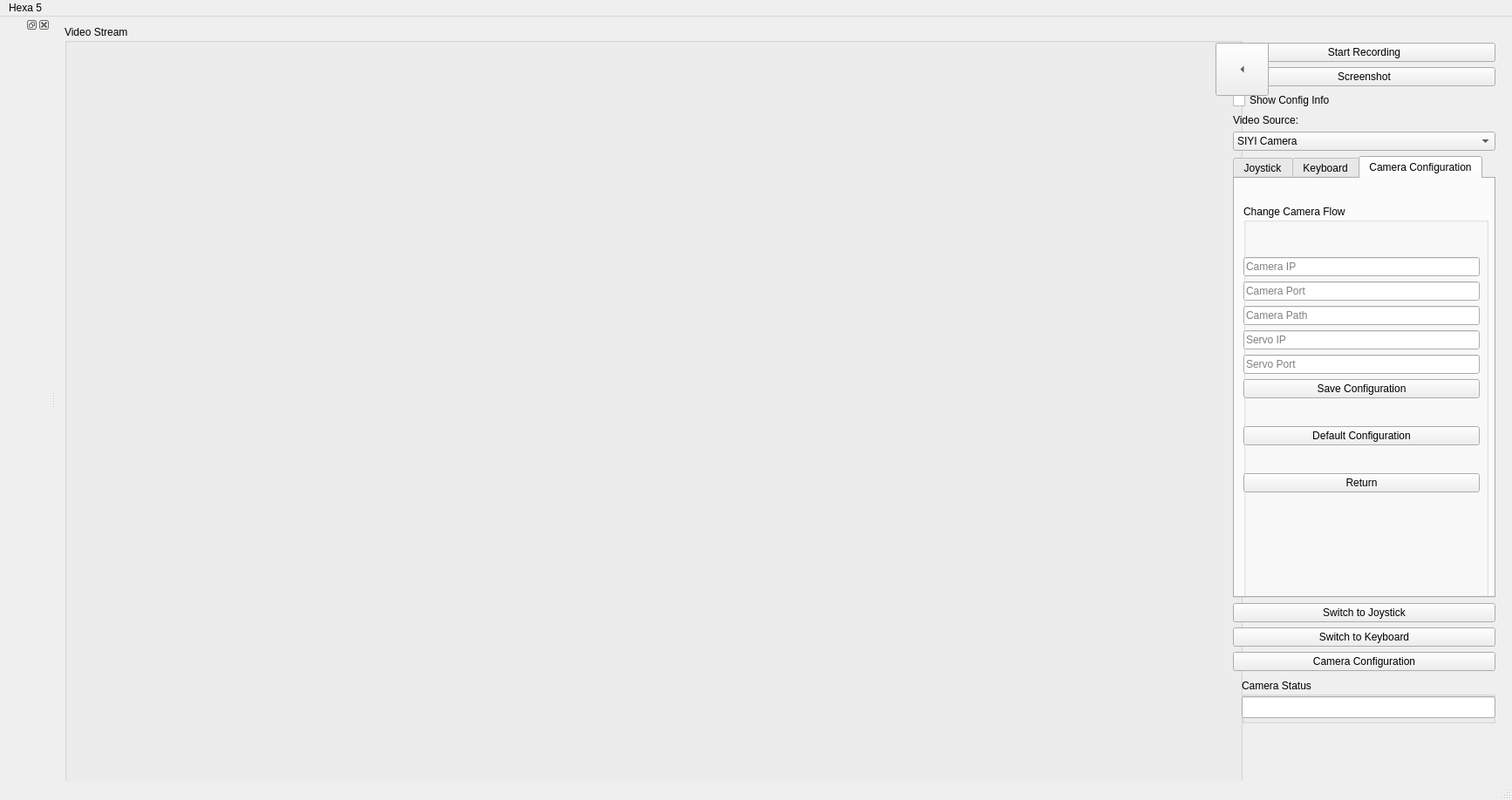
<?xml version="1.0" encoding="UTF-8"?>
<ui version="4.0">
 <class>MainWindow</class>
 <widget class="QMainWindow" name="MainWindow">
  <property name="geometry">
   <rect>
    <x>0</x>
    <y>0</y>
    <width>1734</width>
    <height>918</height>
   </rect>
  </property>
  <property name="maximumSize">
   <size>
    <width>16777215</width>
    <height>16777215</height>
   </size>
  </property>
  <property name="focusPolicy">
   <enum>Qt::FocusPolicy::NoFocus</enum>
  </property>
  <property name="windowTitle">
   <string>MainWindow</string>
  </property>
  <widget class="QWidget" name="centralwidget">
   <widget class="QWidget" name="controlsContainer" native="true">
    <property name="geometry">
     <rect>
      <x>1350</x>
      <y>30</y>
      <width>311</width>
      <height>891</height>
     </rect>
    </property>
    <property name="sizePolicy">
     <sizepolicy hsizetype="Preferred" vsizetype="Preferred">
      <horstretch>0</horstretch>
      <verstretch>0</verstretch>
     </sizepolicy>
    </property>
    <widget class="QWidget" name="verticalLayoutWidget_9">
     <property name="geometry">
      <rect>
       <x>0</x>
       <y>0</y>
       <width>301</width>
       <height>721</height>
      </rect>
     </property>
     <layout class="QVBoxLayout" name="verticalLayout_9">
      <item>
       <widget class="QPushButton" name="RecordButton">
        <property name="text">
         <string>Start Recording</string>
        </property>
       </widget>
      </item>
      <item>
       <widget class="QPushButton" name="ScreenshotButton">
        <property name="text">
         <string>Screenshot</string>
        </property>
       </widget>
      </item>
      <item>
       <widget class="QCheckBox" name="showConfigCheckBox">
        <property name="text">
         <string>Show Config Info</string>
        </property>
       </widget>
      </item>
      <item>
       <widget class="QLabel" name="videoSourceLabel">
        <property name="text">
         <string>Video Source:</string>
        </property>
       </widget>
      </item>
      <item>
       <widget class="QComboBox" name="videoSourceComboBox">
        <property name="toolTip">
         <string>Select active video source</string>
        </property>
        <item>
         <property name="text">
          <string>SIYI Camera</string>
         </property>
        </item>
        <item>
         <property name="text">
          <string>AI Camera</string>
         </property>
        </item>
       </widget>
      </item>
      <item>
       <widget class="QTabWidget" name="tabWidget">
        <property name="toolTip">
         <string/>
        </property>
        <property name="currentIndex">
         <number>2</number>
        </property>
        <widget class="QWidget" name="tabWidgetPage1">
         <attribute name="title">
          <string>Joystick</string>
         </attribute>
         <widget class="QGroupBox" name="groupBox_2">
          <property name="geometry">
           <rect>
            <x>20</x>
            <y>20</y>
            <width>261</width>
            <height>291</height>
           </rect>
          </property>
          <property name="title">
           <string>Axes</string>
          </property>
          <property name="flat">
           <bool>false</bool>
          </property>
          <widget class="QWidget" name="verticalLayoutWidget_2">
           <property name="geometry">
            <rect>
             <x>0</x>
             <y>30</y>
             <width>261</width>
             <height>251</height>
            </rect>
           </property>
           <layout class="QVBoxLayout" name="verticalLayout_2">
            <item>
             <widget class="QLabel" name="label">
              <property name="text">
               <string>Turn Right/Left</string>
              </property>
             </widget>
            </item>
            <item>
             <widget class="QProgressBar" name="progressBar">
              <property name="value">
               <number>24</number>
              </property>
             </widget>
            </item>
            <item>
             <widget class="QLabel" name="label_2">
              <property name="text">
               <string>Move Up/Down</string>
              </property>
             </widget>
            </item>
            <item>
             <widget class="QProgressBar" name="progressBar_2">
              <property name="value">
               <number>24</number>
              </property>
             </widget>
            </item>
            <item>
             <widget class="QLabel" name="label_3">
              <property name="text">
               <string>Zoom</string>
              </property>
             </widget>
            </item>
            <item>
             <widget class="QProgressBar" name="progressBar_3">
              <property name="minimum">
               <number>0</number>
              </property>
              <property name="maximum">
               <number>3</number>
              </property>
              <property name="value">
               <number>0</number>
              </property>
              <property name="invertedAppearance">
               <bool>false</bool>
              </property>
             </widget>
            </item>
           </layout>
          </widget>
         </widget>
         <widget class="QGroupBox" name="groupBox_3">
          <property name="geometry">
           <rect>
            <x>20</x>
            <y>340</y>
            <width>261</width>
            <height>71</height>
           </rect>
          </property>
          <property name="title">
           <string>Buttons</string>
          </property>
          <property name="flat">
           <bool>false</bool>
          </property>
          <widget class="QWidget" name="gridLayoutWidget">
           <property name="geometry">
            <rect>
             <x>0</x>
             <y>30</y>
             <width>261</width>
             <height>41</height>
            </rect>
           </property>
           <layout class="QHBoxLayout" name="horizontalLayout">
            <item>
             <widget class="QToolButton" name="toolButton_2">
              <property name="text">
               <string>Released</string>
              </property>
             </widget>
            </item>
            <item>
             <widget class="QToolButton" name="toolButton">
              <property name="text">
               <string>Released</string>
              </property>
             </widget>
            </item>
           </layout>
          </widget>
         </widget>
        </widget>
        <widget class="QWidget" name="tabWidgetPage2">
         <attribute name="title">
          <string>Keyboard</string>
         </attribute>
         <widget class="QGroupBox" name="gimbalControlGroupBox">
          <property name="geometry">
           <rect>
            <x>20</x>
            <y>40</y>
            <width>261</width>
            <height>371</height>
           </rect>
          </property>
          <property name="title">
           <string>Gimbal Control</string>
          </property>
          <widget class="QWidget" name="gridLayoutWidget_2">
           <property name="geometry">
            <rect>
             <x>20</x>
             <y>50</y>
             <width>221</width>
             <height>261</height>
            </rect>
           </property>
           <layout class="QGridLayout" name="gridLayout_2">
            <item row="2" column="1">
             <widget class="QToolButton" name="toolButtonDown">
              <property name="text">
               <string>▼</string>
              </property>
             </widget>
            </item>
            <item row="0" column="1">
             <widget class="QToolButton" name="toolButtonUp">
              <property name="text">
               <string>▲</string>
              </property>
             </widget>
            </item>
            <item row="1" column="2">
             <widget class="QToolButton" name="toolButtonRight">
              <property name="text">
               <string>▶</string>
              </property>
             </widget>
            </item>
            <item row="1" column="1">
             <widget class="QToolButton" name="toolButtonStop">
              <property name="text">
               <string>O</string>
              </property>
             </widget>
            </item>
            <item row="1" column="0">
             <widget class="QToolButton" name="toolButtonLeft">
              <property name="text">
               <string>◀</string>
              </property>
             </widget>
            </item>
           </layout>
          </widget>
          <widget class="QWidget" name="gridLayoutWidget_3">
           <property name="geometry">
            <rect>
             <x>20</x>
             <y>310</y>
             <width>221</width>
             <height>41</height>
            </rect>
           </property>
           <layout class="QGridLayout" name="gridLayout_3">
            <item row="0" column="2">
             <widget class="QLabel" name="zoom">
              <property name="text">
               <string>Zoom</string>
              </property>
             </widget>
            </item>
            <item row="0" column="1">
             <widget class="QToolButton" name="toolButtonZoomMinus">
              <property name="text">
               <string>-</string>
              </property>
             </widget>
            </item>
            <item row="0" column="0">
             <widget class="QToolButton" name="toolButtonZoomPlus">
              <property name="text">
               <string>+</string>
              </property>
             </widget>
            </item>
           </layout>
          </widget>
         </widget>
        </widget>
        <widget class="QWidget" name="tabWidgetPage3">
         <attribute name="title">
          <string>Camera Configuration</string>
         </attribute>
         <widget class="QGroupBox" name="groupBox_4">
          <property name="geometry">
           <rect>
            <x>10</x>
            <y>30</y>
            <width>281</width>
            <height>451</height>
           </rect>
          </property>
          <property name="title">
           <string>Change Camera Flow</string>
          </property>
          <widget class="QStackedWidget" name="cameraTypeStack">
           <property name="geometry">
            <rect>
             <x>0</x>
             <y>30</y>
             <width>281</width>
             <height>461</height>
            </rect>
           </property>
           <property name="currentIndex">
            <number>2</number>
           </property>
           <widget class="QWidget" name="page_choose_type">
            <widget class="QWidget" name="verticalLayoutWidget_3">
             <property name="geometry">
              <rect>
               <x>10</x>
               <y>30</y>
               <width>251</width>
               <height>241</height>
              </rect>
             </property>
             <layout class="QVBoxLayout" name="verticalLayout_4">
              <item>
               <widget class="QLabel" name="labelChooseCamera">
                <property name="text">
                 <string>Choose Camera Type</string>
                </property>
               </widget>
              </item>
              <item>
               <widget class="QPushButton" name="btnSelectSiyi">
                <property name="text">
                 <string>SIYI Camera</string>
                </property>
               </widget>
              </item>
              <item>
               <spacer name="horizontalSpacer">
                <property name="orientation">
                 <enum>Qt::Orientation::Horizontal</enum>
                </property>
                <property name="sizeHint" stdset="0">
                 <size>
                  <width>40</width>
                  <height>20</height>
                 </size>
                </property>
               </spacer>
              </item>
              <item>
               <widget class="QPushButton" name="btnSelectServo">
                <property name="text">
                 <string>Servo Camera</string>
                </property>
               </widget>
              </item>
              <item>
               <spacer name="horizontalSpacer_8">
                <property name="orientation">
                 <enum>Qt::Orientation::Horizontal</enum>
                </property>
                <property name="sizeHint" stdset="0">
                 <size>
                  <width>40</width>
                  <height>20</height>
                 </size>
                </property>
               </spacer>
              </item>
              <item>
               <widget class="QPushButton" name="btnSelectAi">
                <property name="text">
                 <string>AI Configuration</string>
                </property>
               </widget>
              </item>
             </layout>
            </widget>
           </widget>
           <widget class="QWidget" name="page_siyi">
            <widget class="QWidget" name="verticalLayoutWidget_4">
             <property name="geometry">
              <rect>
               <x>9</x>
               <y>29</y>
               <width>251</width>
               <height>311</height>
              </rect>
             </property>
             <layout class="QVBoxLayout" name="verticalLayout_5">
              <item>
               <widget class="QLineEdit" name="siyi_lineEditIP">
                <property name="placeholderText">
                 <string>Camera IP</string>
                </property>
               </widget>
              </item>
              <item>
               <widget class="QLineEdit" name="siyi_lineEditPort">
                <property name="placeholderText">
                 <string>Camera Port</string>
                </property>
               </widget>
              </item>
              <item>
               <widget class="QLineEdit" name="siyi_lineEditPath">
                <property name="placeholderText">
                 <string>Camera Path(ex:/main.246)</string>
                </property>
               </widget>
              </item>
              <item>
               <spacer name="horizontalSpacer_3">
                <property name="orientation">
                 <enum>Qt::Orientation::Horizontal</enum>
                </property>
                <property name="sizeHint" stdset="0">
                 <size>
                  <width>40</width>
                  <height>20</height>
                 </size>
                </property>
               </spacer>
              </item>
              <item>
               <widget class="QPushButton" name="btnSiyiSave">
                <property name="text">
                 <string>Save Configuration</string>
                </property>
               </widget>
              </item>
              <item>
               <spacer name="horizontalSpacer_6">
                <property name="orientation">
                 <enum>Qt::Orientation::Horizontal</enum>
                </property>
                <property name="sizeHint" stdset="0">
                 <size>
                  <width>40</width>
                  <height>20</height>
                 </size>
                </property>
               </spacer>
              </item>
              <item>
               <widget class="QPushButton" name="btnSiyiDefault">
                <property name="text">
                 <string>Default Configuration</string>
                </property>
               </widget>
              </item>
              <item>
               <spacer name="horizontalSpacer_7">
                <property name="orientation">
                 <enum>Qt::Orientation::Horizontal</enum>
                </property>
                <property name="sizeHint" stdset="0">
                 <size>
                  <width>40</width>
                  <height>20</height>
                 </size>
                </property>
               </spacer>
              </item>
              <item>
               <widget class="QPushButton" name="btnSiyiBack">
                <property name="text">
                 <string>Return</string>
                </property>
               </widget>
              </item>
             </layout>
            </widget>
           </widget>
           <widget class="QWidget" name="page_servo">
            <widget class="QWidget" name="formLayoutWidget">
             <property name="geometry">
              <rect>
               <x>0</x>
               <y>30</y>
               <width>271</width>
               <height>401</height>
              </rect>
             </property>
             <layout class="QFormLayout" name="formLayout">
              <item row="0" column="0" colspan="2">
               <widget class="QLineEdit" name="servo_lineEditIP">
                <property name="placeholderText">
                 <string>Camera IP</string>
                </property>
               </widget>
              </item>
              <item row="1" column="0" colspan="2">
               <widget class="QLineEdit" name="servo_lineEditPort">
                <property name="placeholderText">
                 <string>Camera Port</string>
                </property>
               </widget>
              </item>
              <item row="2" column="0" colspan="2">
               <widget class="QLineEdit" name="servo_lineEditPath">
                <property name="placeholderText">
                 <string>Camera Path</string>
                </property>
               </widget>
              </item>
              <item row="3" column="0" colspan="2">
               <widget class="QLineEdit" name="servo_lineEditServoIP">
                <property name="placeholderText">
                 <string>Servo IP</string>
                </property>
               </widget>
              </item>
              <item row="4" column="0" colspan="2">
               <widget class="QLineEdit" name="servo_lineEditServoPort">
                <property name="placeholderText">
                 <string>Servo Port</string>
                </property>
               </widget>
              </item>
              <item row="5" column="0" colspan="2">
               <widget class="QPushButton" name="btnServoSave">
                <property name="text">
                 <string>Save Configuration</string>
                </property>
               </widget>
              </item>
              <item row="6" column="0" colspan="2">
               <spacer name="horizontalSpacer_4">
                <property name="orientation">
                 <enum>Qt::Orientation::Horizontal</enum>
                </property>
                <property name="sizeHint" stdset="0">
                 <size>
                  <width>40</width>
                  <height>20</height>
                 </size>
                </property>
               </spacer>
              </item>
              <item row="7" column="0" colspan="2">
               <widget class="QPushButton" name="btnServoDefault">
                <property name="text">
                 <string>Default Configuration</string>
                </property>
               </widget>
              </item>
              <item row="8" column="0" colspan="2">
               <spacer name="horizontalSpacer_5">
                <property name="orientation">
                 <enum>Qt::Orientation::Horizontal</enum>
                </property>
                <property name="sizeHint" stdset="0">
                 <size>
                  <width>40</width>
                  <height>20</height>
                 </size>
                </property>
               </spacer>
              </item>
              <item row="9" column="0" colspan="2">
               <widget class="QPushButton" name="btnServoBack">
                <property name="text">
                 <string>Return</string>
                </property>
               </widget>
              </item>
             </layout>
            </widget>
           </widget>
           <widget class="QWidget" name="page_ai">
            <widget class="QWidget" name="verticalLayoutWidget_ai">
             <property name="geometry">
              <rect>
               <x>9</x>
               <y>29</y>
               <width>251</width>
               <height>311</height>
              </rect>
             </property>
             <layout class="QVBoxLayout" name="verticalLayout_ai">
              <item>
               <widget class="QLineEdit" name="ai_lineEditCameraIP">
                <property name="placeholderText">
                 <string>Camera IP</string>
                </property>
               </widget>
              </item>
              <item>
               <widget class="QLineEdit" name="ai_lineEditControlPort">
                <property name="placeholderText">
                 <string>Camera Control Port</string>
                </property>
               </widget>
              </item>
              <item>
               <widget class="QLineEdit" name="ai_lineEditPath">
                <property name="placeholderText">
                 <string>Stream Path</string>
                </property>
               </widget>
              </item>
              <item>
               <spacer name="horizontalSpacer_ai">
                <property name="orientation">
                 <enum>Qt::Orientation::Horizontal</enum>
                </property>
                <property name="sizeHint" stdset="0">
                 <size>
                  <width>40</width>
                  <height>20</height>
                 </size>
                </property>
               </spacer>
              </item>
              <item>
               <widget class="QPushButton" name="btnAiSave">
                <property name="text">
                 <string>Save Configuration</string>
                </property>
               </widget>
              </item>
              <item>
               <spacer name="horizontalSpacer_ai2">
                <property name="orientation">
                 <enum>Qt::Orientation::Horizontal</enum>
                </property>
                <property name="sizeHint" stdset="0">
                 <size>
                  <width>40</width>
                  <height>20</height>
                 </size>
                </property>
               </spacer>
              </item>
              <item>
               <widget class="QPushButton" name="btnAiDefault">
                <property name="text">
                 <string>Default Configuration</string>
                </property>
               </widget>
              </item>
              <item>
               <spacer name="horizontalSpacer_ai3">
                <property name="orientation">
                 <enum>Qt::Orientation::Horizontal</enum>
                </property>
                <property name="sizeHint" stdset="0">
                 <size>
                  <width>40</width>
                  <height>20</height>
                 </size>
                </property>
               </spacer>
              </item>
              <item>
               <widget class="QPushButton" name="btnAiBack">
                <property name="text">
                 <string>Return</string>
                </property>
               </widget>
              </item>
             </layout>
            </widget>
           </widget>
          </widget>
         </widget>
        </widget>
       </widget>
      </item>
      <item>
       <widget class="QPushButton" name="switchtojoystick">
        <property name="text">
         <string>Switch to Joystick</string>
        </property>
       </widget>
      </item>
      <item>
       <widget class="QPushButton" name="switchtokeyboard">
        <property name="text">
         <string>Switch to Keyboard</string>
        </property>
       </widget>
      </item>
      <item>
       <widget class="QPushButton" name="pushButtonConfiguration">
        <property name="text">
         <string>Camera Configuration</string>
        </property>
       </widget>
      </item>
     </layout>
     <zorder>RecordButton</zorder>
     <zorder>ScreenshotButton</zorder>
     <zorder>switchtojoystick</zorder>
     <zorder>switchtokeyboard</zorder>
     <zorder>pushButtonConfiguration</zorder>
     <zorder>tabWidget</zorder>
    </widget>
    <widget class="QGroupBox" name="groupBox_5">
     <property name="geometry">
      <rect>
       <x>10</x>
       <y>730</y>
       <width>291</width>
       <height>51</height>
      </rect>
     </property>
     <property name="title">
      <string>Camera Status</string>
     </property>
     <widget class="QLineEdit" name="lineEditCameraStatus">
      <property name="geometry">
       <rect>
        <x>0</x>
        <y>20</y>
        <width>291</width>
        <height>25</height>
       </rect>
      </property>
     </widget>
    </widget>
   </widget>
   <widget class="QGroupBox" name="VideoRecorderSection">
    <property name="geometry">
     <rect>
      <x>10</x>
      <y>10</y>
      <width>1351</width>
      <height>1000</height>
     </rect>
    </property>
    <property name="sizePolicy">
     <sizepolicy hsizetype="Maximum" vsizetype="Maximum">
      <horstretch>0</horstretch>
      <verstretch>0</verstretch>
     </sizepolicy>
    </property>
    <property name="minimumSize">
     <size>
      <width>1300</width>
      <height>950</height>
     </size>
    </property>
    <property name="maximumSize">
     <size>
      <width>16777215</width>
      <height>16777215</height>
     </size>
    </property>
    <property name="layoutDirection">
     <enum>Qt::LayoutDirection::LeftToRight</enum>
    </property>
    <property name="title">
     <string>Video Stream</string>
    </property>
   </widget>
   <widget class="QToolButton" name="toggleButton">
    <property name="geometry">
     <rect>
      <x>1330</x>
      <y>30</y>
      <width>61</width>
      <height>61</height>
     </rect>
    </property>
    <property name="sizePolicy">
     <sizepolicy hsizetype="Maximum" vsizetype="Maximum">
      <horstretch>0</horstretch>
      <verstretch>0</verstretch>
     </sizepolicy>
    </property>
    <property name="minimumSize">
     <size>
      <width>50</width>
      <height>50</height>
     </size>
    </property>
    <property name="sizeIncrement">
     <size>
      <width>0</width>
      <height>0</height>
     </size>
    </property>
    <property name="font">
     <font>
      <family>Ubuntu</family>
     </font>
    </property>
    <property name="cursor">
     <cursorShape>ArrowCursor</cursorShape>
    </property>
    <property name="mouseTracking">
     <bool>true</bool>
    </property>
    <property name="focusPolicy">
     <enum>Qt::FocusPolicy::NoFocus</enum>
    </property>
    <property name="text">
     <string/>
    </property>
    <property name="checkable">
     <bool>true</bool>
    </property>
    <property name="popupMode">
     <enum>QToolButton::ToolButtonPopupMode::DelayedPopup</enum>
    </property>
    <property name="toolButtonStyle">
     <enum>Qt::ToolButtonStyle::ToolButtonIconOnly</enum>
    </property>
    <property name="arrowType">
     <enum>Qt::ArrowType::LeftArrow</enum>
    </property>
   </widget>
   <zorder>VideoRecorderSection</zorder>
   <zorder>controlsContainer</zorder>
   <zorder>toggleButton</zorder>
  </widget>
  <widget class="QMenuBar" name="menubar">
   <property name="geometry">
    <rect>
     <x>0</x>
     <y>0</y>
     <width>1734</width>
     <height>22</height>
    </rect>
   </property>
   <widget class="QMenu" name="menuHexa_5">
    <property name="title">
     <string>Hexa 5</string>
    </property>
    <addaction name="separator"/>
    <addaction name="separator"/>
   </widget>
   <addaction name="menuHexa_5"/>
  </widget>
  <widget class="QStatusBar" name="statusbar"/>
  <widget class="QDockWidget" name="dockWidget">
   <attribute name="dockWidgetArea">
    <number>1</number>
   </attribute>
   <widget class="QWidget" name="dockWidgetContents">
    <widget class="QPushButton" name="Rescan">
     <property name="geometry">
      <rect>
       <x>60</x>
       <y>490</y>
       <width>201</width>
       <height>25</height>
      </rect>
     </property>
     <property name="text">
      <string>Rescan</string>
     </property>
    </widget>
    <widget class="QGroupBox" name="groupBox">
     <property name="geometry">
      <rect>
       <x>60</x>
       <y>50</y>
       <width>191</width>
       <height>431</height>
      </rect>
     </property>
     <property name="title">
      <string>Joysticks List</string>
     </property>
     <widget class="QWidget" name="verticalLayoutWidget">
      <property name="geometry">
       <rect>
        <x>0</x>
        <y>29</y>
        <width>201</width>
        <height>411</height>
       </rect>
      </property>
      <layout class="QVBoxLayout" name="verticalLayout">
       <item>
        <widget class="QListWidget" name="listWidget"/>
       </item>
      </layout>
     </widget>
    </widget>
   </widget>
  </widget>
 </widget>
 <resources/>
 <connections/>
</ui>
